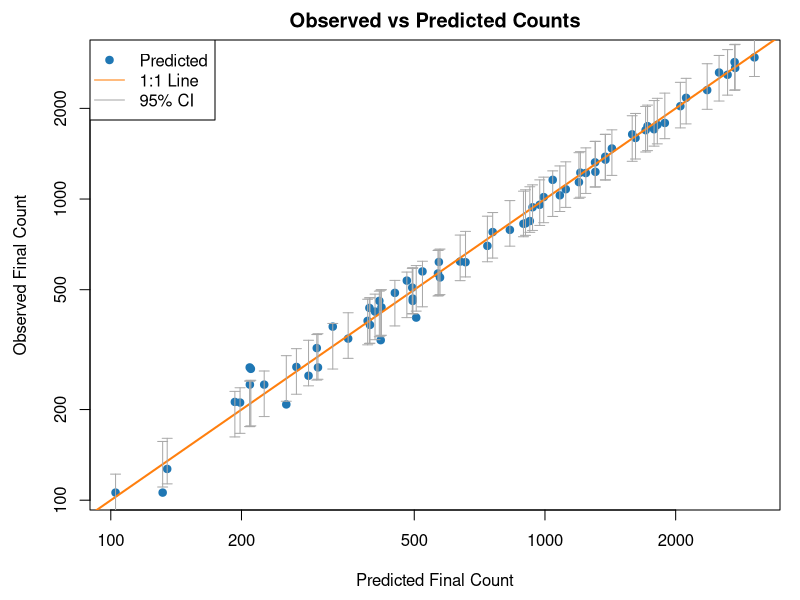
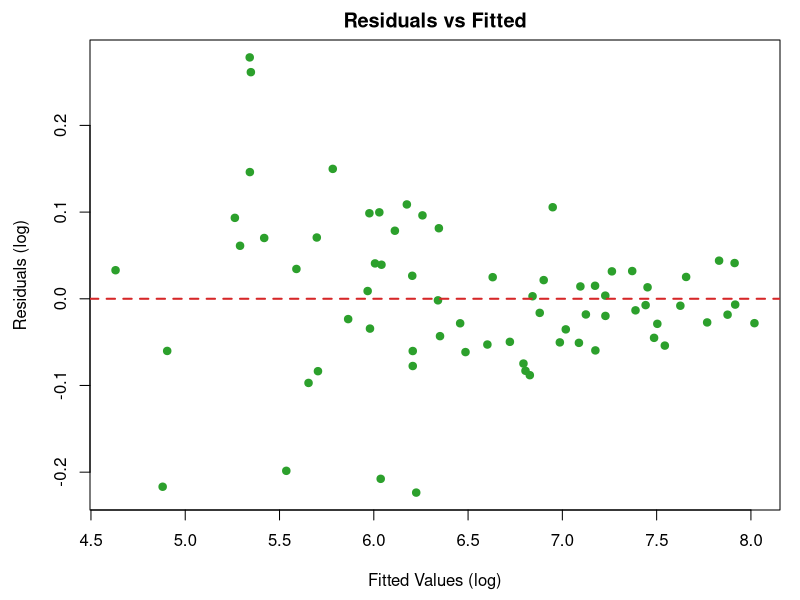

Write the R code that produced these figures, in order.
#Loading data
data <- read.csv("surv.csv")

#Making some important data
log_fin <- log(data$fin)
log_init <- log(data$init)
times <- data$times
y <- log_fin - log_init 

# Negative log-likelihood function of the residuals, what is happening here is because the
# residuals follow a normal, the variable (log_fin - log_init - phi1 - phi2 * times) is 
# normally distributed, allowing us to find the likelihood function to then find phi1, phi2
# and sigma. Writing this function will be important as the optim function can be used to 
# find the needed estimates.
neg_log_likelihood <- function(params, log_fin, log_init, times) {
  phi1 <- params[1]
  phi2 <- params[2]
  log_sigma_sq <- params[3]  # Log-variance to enforce positivity
  sigma_sq <- exp(log_sigma_sq)
  
  residuals <- log_fin - log_init - phi1 - phi2 * times
  n <- length(log_fin)
  
  nll <- (n/2) * (log(2 * pi) + log_sigma_sq) + (1/(2 * sigma_sq)) * sum(residuals^2)
  return(nll)
}

# The optim function will be used to find the optiming phi1, phi2 and sigma for the model given the data.
initial_params <- c(0, 0, 0)
result <- optim(
  par = initial_params,
  fn = neg_log_likelihood,
  log_fin = log_fin,
  log_init = log_init,
  times = times,
  method = "BFGS",
  hessian = TRUE
)

# Final estimates and printing the outcomes
phi1_mle <- result$par[1]
phi2_mle <- result$par[2]
sigma_sq_mle <- exp(result$par[3])  # Exponentiate to get variance
sigma_mle <- sqrt(sigma_sq_mle)     # Standard deviation

cat("MLE Estimates:\n",
    "φ1 =", phi1_mle, "\n",
    "φ2 =", phi2_mle, "\n",
    "σ =", sigma_mle, "\n")

# Calculate predictions, for later usage
predicted_log_fin <- log_init + phi1_mle + phi2_mle * times
predicted_fin <- exp(predicted_log_fin)

######################################### Calculate 95% confidence intervals
se <- sigma_mle  # Standard error of the residuals
lower_bound <- exp(predicted_log_fin - 1.96 * se)  # Lower bound (original scale)
upper_bound <- exp(predicted_log_fin + 1.96 * se)  # Upper bound (original scale)

# Creating needed plots
par(mfrow = c(1, 1), mar = c(4.5, 4.5, 2, 1))

# Observed vs Predicted final counts, including a line of the best fit
plot(predicted_fin, data$fin, 
     xlab = "Predicted Final Count", ylab = "Observed Final Count",
     main = "Observed vs Predicted Counts",
     pch = 19, col = "#1f77b4", log="xy" )
abline(a = 0, b = 1, col = "#ff7f0e", lwd = 2)

########################################## Add 95% confidence intervals
arrows(predicted_fin, lower_bound, predicted_fin, upper_bound, 
       length = 0.05, angle = 90, code = 3, col = "darkgray")

############################################### Add legend
legend("topleft", 
       legend = c("Predicted", "1:1 Line", "95% CI"), 
       col = c("#1f77b4", "#ff7f0e", "darkgray"), 
       pch = c(19, NA, NA), 
       lty = c(NA, 1, 1))

# Residuals vs Fitted, their log values
residuals_log <- log_fin - predicted_log_fin
plot(predicted_log_fin, residuals_log,
     xlab = "Fitted Values (log)", ylab = "Residuals (log)",
     main = "Residuals vs Fitted",
     pch = 19, col = "#2ca02c")
abline(h = 0, col = "#d62728", lty = 2, lwd = 2)

#Comments about the model


# The estimated variance of the residuals is around 0.09, so 6/70 of the residuals of the lower
# observed counts are outliers as they differ by at least twice the variance from 0, which could suggest in most
# test this model may not be so adequate when discribing models of lower count, but when it comes
# to higher predictions, it is mostly accurate.


